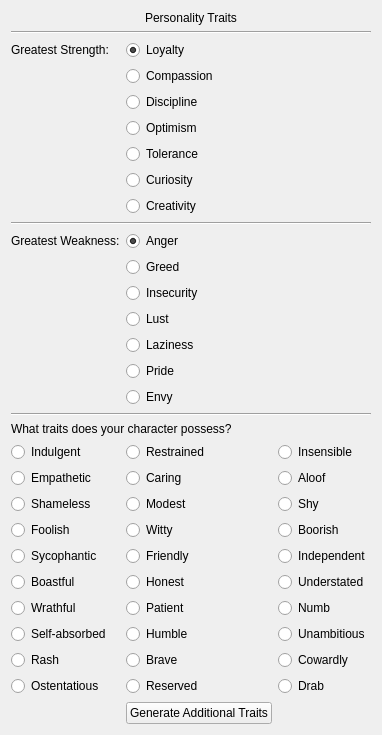
      <widget class="QWidget" name="wave2Page1">
       <layout class="QGridLayout" name="gridLayout_5">
        <item row="1" column="0" colspan="3">
         <widget class="Line" name="line_4">
          <property name="orientation">
           <enum>Qt::Horizontal</enum>
          </property>
         </widget>
        </item>
        <item row="17" column="0" colspan="3">
         <widget class="Line" name="line_5">
          <property name="orientation">
           <enum>Qt::Horizontal</enum>
          </property>
         </widget>
        </item>
        <item row="23" column="0">
         <widget class="QRadioButton" name="radioButton_27">
          <property name="text">
           <string>Sycophantic</string>
          </property>
          <attribute name="buttonGroup">
           <string notr="true">friendGroup</string>
          </attribute>
         </widget>
        </item>
        <item row="23" column="1">
         <widget class="QRadioButton" name="radioButton_25">
          <property name="text">
           <string>Friendly</string>
          </property>
          <attribute name="buttonGroup">
           <string notr="true">friendGroup</string>
          </attribute>
         </widget>
        </item>
        <item row="19" column="2">
         <widget class="QRadioButton" name="radioButton_15">
          <property name="text">
           <string>Insensible</string>
          </property>
          <attribute name="buttonGroup">
           <string notr="true">senseGroup</string>
          </attribute>
         </widget>
        </item>
        <item row="20" column="1">
         <widget class="QRadioButton" name="radioButton_16">
          <property name="text">
           <string>Caring</string>
          </property>
          <attribute name="buttonGroup">
           <string notr="true">careGroup</string>
          </attribute>
         </widget>
        </item>
        <item row="21" column="1">
         <widget class="QRadioButton" name="radioButton_19">
          <property name="text">
           <string>Modest</string>
          </property>
          <attribute name="buttonGroup">
           <string notr="true">modestGroup</string>
          </attribute>
         </widget>
        </item>
        <item row="21" column="2">
         <widget class="QRadioButton" name="radioButton_21">
          <property name="text">
           <string>Shy</string>
          </property>
          <attribute name="buttonGroup">
           <string notr="true">modestGroup</string>
          </attribute>
         </widget>
        </item>
        <item row="20" column="2">
         <widget class="QRadioButton" name="radioButton_17">
          <property name="text">
           <string>Aloof</string>
          </property>
          <attribute name="buttonGroup">
           <string notr="true">careGroup</string>
          </attribute>
         </widget>
        </item>
        <item row="21" column="0">
         <widget class="QRadioButton" name="radioButton_20">
          <property name="text">
           <string>Shameless</string>
          </property>
          <attribute name="buttonGroup">
           <string notr="true">modestGroup</string>
          </attribute>
         </widget>
        </item>
        <item row="22" column="0">
         <widget class="QRadioButton" name="radioButton_24">
          <property name="text">
           <string>Foolish</string>
          </property>
          <attribute name="buttonGroup">
           <string notr="true">witGroup</string>
          </attribute>
         </widget>
        </item>
        <item row="20" column="0">
         <widget class="QRadioButton" name="radioButton_18">
          <property name="text">
           <string>Empathetic</string>
          </property>
          <attribute name="buttonGroup">
           <string notr="true">careGroup</string>
          </attribute>
         </widget>
        </item>
        <item row="22" column="1">
         <widget class="QRadioButton" name="radioButton_22">
          <property name="text">
           <string>Witty</string>
          </property>
          <attribute name="buttonGroup">
           <string notr="true">witGroup</string>
          </attribute>
         </widget>
        </item>
        <item row="22" column="2">
         <widget class="QRadioButton" name="radioButton_23">
          <property name="text">
           <string>Boorish</string>
          </property>
          <attribute name="buttonGroup">
           <string notr="true">witGroup</string>
          </attribute>
         </widget>
        </item>
        <item row="26" column="2">
         <widget class="QRadioButton" name="radioButton_35">
          <property name="text">
           <string>Unambitious</string>
          </property>
          <attribute name="buttonGroup">
           <string notr="true">humbleGroup</string>
          </attribute>
         </widget>
        </item>
        <item row="23" column="2">
         <widget class="QRadioButton" name="radioButton_26">
          <property name="text">
           <string>Independent</string>
          </property>
          <attribute name="buttonGroup">
           <string notr="true">friendGroup</string>
          </attribute>
         </widget>
        </item>
        <item row="27" column="1">
         <widget class="QRadioButton" name="radioButton_37">
          <property name="text">
           <string>Brave</string>
          </property>
          <attribute name="buttonGroup">
           <string notr="true">braveGroup</string>
          </attribute>
         </widget>
        </item>
        <item row="28" column="2">
         <widget class="QRadioButton" name="radioButton_41">
          <property name="text">
           <string>Drab</string>
          </property>
          <attribute name="buttonGroup">
           <string notr="true">moneyGroup</string>
          </attribute>
         </widget>
        </item>
        <item row="25" column="0">
         <widget class="QRadioButton" name="radioButton_33">
          <property name="text">
           <string>Wrathful</string>
          </property>
          <attribute name="buttonGroup">
           <string notr="true">patientGroup</string>
          </attribute>
         </widget>
        </item>
        <item row="28" column="1">
         <widget class="QRadioButton" name="radioButton_40">
          <property name="text">
           <string>Reserved</string>
          </property>
          <attribute name="buttonGroup">
           <string notr="true">moneyGroup</string>
          </attribute>
         </widget>
        </item>
        <item row="25" column="1">
         <widget class="QRadioButton" name="radioButton_31">
          <property name="text">
           <string>Patient</string>
          </property>
          <attribute name="buttonGroup">
           <string notr="true">patientGroup</string>
          </attribute>
         </widget>
        </item>
        <item row="24" column="2">
         <widget class="QRadioButton" name="radioButton_29">
          <property name="text">
           <string>Understated</string>
          </property>
          <attribute name="buttonGroup">
           <string notr="true">honestGroup</string>
          </attribute>
         </widget>
        </item>
        <item row="26" column="0">
         <widget class="QRadioButton" name="radioButton_36">
          <property name="text">
           <string>Self-absorbed</string>
          </property>
          <attribute name="buttonGroup">
           <string notr="true">humbleGroup</string>
          </attribute>
         </widget>
        </item>
        <item row="27" column="0">
         <widget class="QRadioButton" name="radioButton_39">
          <property name="text">
           <string>Rash</string>
          </property>
          <attribute name="buttonGroup">
           <string notr="true">braveGroup</string>
          </attribute>
         </widget>
        </item>
        <item row="25" column="2">
         <widget class="QRadioButton" name="radioButton_32">
          <property name="text">
           <string>Numb</string>
          </property>
          <attribute name="buttonGroup">
           <string notr="true">patientGroup</string>
          </attribute>
         </widget>
        </item>
        <item row="24" column="1">
         <widget class="QRadioButton" name="radioButton_28">
          <property name="text">
           <string>Honest</string>
          </property>
          <attribute name="buttonGroup">
           <string notr="true">honestGroup</string>
          </attribute>
         </widget>
        </item>
        <item row="29" column="1">
         <widget class="QPushButton" name="wave2GenBtn">
          <property name="text">
           <string>Generate Additional Traits</string>
          </property>
         </widget>
        </item>
        <item row="24" column="0">
         <widget class="QRadioButton" name="radioButton_30">
          <property name="text">
           <string>Boastful</string>
          </property>
          <attribute name="buttonGroup">
           <string notr="true">honestGroup</string>
          </attribute>
         </widget>
        </item>
        <item row="26" column="1">
         <widget class="QRadioButton" name="radioButton_34">
          <property name="text">
           <string>Humble</string>
          </property>
          <attribute name="buttonGroup">
           <string notr="true">humbleGroup</string>
          </attribute>
         </widget>
        </item>
        <item row="27" column="2">
         <widget class="QRadioButton" name="radioButton_38">
          <property name="text">
           <string>Cowardly</string>
          </property>
          <attribute name="buttonGroup">
           <string notr="true">braveGroup</string>
          </attribute>
         </widget>
        </item>
        <item row="28" column="0">
         <widget class="QRadioButton" name="radioButton_42">
          <property name="text">
           <string>Ostentatious</string>
          </property>
          <attribute name="buttonGroup">
           <string notr="true">moneyGroup</string>
          </attribute>
         </widget>
        </item>
        <item row="7" column="1" colspan="2">
         <widget class="QRadioButton" name="radioButton_5">
          <property name="text">
           <string>Curiosity</string>
          </property>
          <attribute name="buttonGroup">
           <string notr="true">traitPlusGroup</string>
          </attribute>
         </widget>
        </item>
        <item row="8" column="1" colspan="2">
         <widget class="QRadioButton" name="radioButton_44">
          <property name="text">
           <string>Creativity</string>
          </property>
          <attribute name="buttonGroup">
           <string notr="true">traitPlusGroup</string>
          </attribute>
         </widget>
        </item>
        <item row="10" column="0">
         <widget class="QLabel" name="grtWkLabel">
          <property name="text">
           <string>Greatest Weakness:</string>
          </property>
         </widget>
        </item>
        <item row="10" column="1" colspan="2">
         <widget class="QRadioButton" name="radioButton_6">
          <property name="text">
           <string>Anger</string>
          </property>
          <property name="checked">
           <bool>true</bool>
          </property>
          <attribute name="buttonGroup">
           <string notr="true">traitMinusGroup</string>
          </attribute>
         </widget>
        </item>
        <item row="2" column="1" colspan="2">
         <widget class="QRadioButton" name="radioButton">
          <property name="text">
           <string>Loyalty</string>
          </property>
          <property name="checked">
           <bool>true</bool>
          </property>
          <attribute name="buttonGroup">
           <string notr="true">traitPlusGroup</string>
          </attribute>
         </widget>
        </item>
        <item row="2" column="0">
         <widget class="QLabel" name="grtStrLabel">
          <property name="text">
           <string>Greatest Strength:</string>
          </property>
         </widget>
        </item>
        <item row="3" column="1" colspan="2">
         <widget class="QRadioButton" name="radioButton_2">
          <property name="text">
           <string>Compassion</string>
          </property>
          <attribute name="buttonGroup">
           <string notr="true">traitPlusGroup</string>
          </attribute>
         </widget>
        </item>
        <item row="4" column="1" colspan="2">
         <widget class="QRadioButton" name="radioButton_3">
          <property name="text">
           <string>Discipline</string>
          </property>
          <attribute name="buttonGroup">
           <string notr="true">traitPlusGroup</string>
          </attribute>
         </widget>
        </item>
        <item row="5" column="1" colspan="2">
         <widget class="QRadioButton" name="radioButton_4">
          <property name="text">
           <string>Optimism</string>
          </property>
          <attribute name="buttonGroup">
           <string notr="true">traitPlusGroup</string>
          </attribute>
         </widget>
        </item>
        <item row="6" column="1" colspan="2">
         <widget class="QRadioButton" name="radioButton_11">
          <property name="text">
           <string>Tolerance</string>
          </property>
          <attribute name="buttonGroup">
           <string notr="true">traitPlusGroup</string>
          </attribute>
         </widget>
        </item>
        <item row="12" column="1" colspan="2">
         <widget class="QRadioButton" name="radioButton_8">
          <property name="text">
           <string>Insecurity</string>
          </property>
          <attribute name="buttonGroup">
           <string notr="true">traitMinusGroup</string>
          </attribute>
         </widget>
        </item>
        <item row="18" column="0" colspan="3">
         <widget class="QLabel" name="traitsLabel">
          <property name="text">
           <string>What traits does your character possess?</string>
          </property>
         </widget>
        </item>
        <item row="14" column="1" colspan="2">
         <widget class="QRadioButton" name="radioButton_9">
          <property name="text">
           <string>Laziness</string>
          </property>
          <attribute name="buttonGroup">
           <string notr="true">traitMinusGroup</string>
          </attribute>
         </widget>
        </item>
        <item row="15" column="1" colspan="2">
         <widget class="QRadioButton" name="radioButton_12">
          <property name="text">
           <string>Pride</string>
          </property>
          <attribute name="buttonGroup">
           <string notr="true">traitMinusGroup</string>
          </attribute>
         </widget>
        </item>
        <item row="16" column="1" colspan="2">
         <widget class="QRadioButton" name="radioButton_43">
          <property name="text">
           <string>Envy</string>
          </property>
          <attribute name="buttonGroup">
           <string notr="true">traitMinusGroup</string>
          </attribute>
         </widget>
        </item>
        <item row="19" column="0">
         <widget class="QRadioButton" name="radioButton_13">
          <property name="text">
           <string>Indulgent</string>
          </property>
          <attribute name="buttonGroup">
           <string notr="true">senseGroup</string>
          </attribute>
         </widget>
        </item>
        <item row="19" column="1">
         <widget class="QRadioButton" name="radioButton_14">
          <property name="text">
           <string>Restrained</string>
          </property>
          <attribute name="buttonGroup">
           <string notr="true">senseGroup</string>
          </attribute>
         </widget>
        </item>
        <item row="13" column="1" colspan="2">
         <widget class="QRadioButton" name="radioButton_10">
          <property name="text">
           <string>Lust</string>
          </property>
          <attribute name="buttonGroup">
           <string notr="true">traitMinusGroup</string>
          </attribute>
         </widget>
        </item>
        <item row="11" column="1" colspan="2">
         <widget class="QRadioButton" name="radioButton_7">
          <property name="text">
           <string>Greed</string>
          </property>
          <attribute name="buttonGroup">
           <string notr="true">traitMinusGroup</string>
          </attribute>
         </widget>
        </item>
        <item row="9" column="0" colspan="3">
         <widget class="Line" name="line_8">
          <property name="orientation">
           <enum>Qt::Horizontal</enum>
          </property>
         </widget>
        </item>
        <item row="0" column="0" colspan="3">
         <widget class="QLabel" name="wave2Label">
          <property name="text">
           <string>Personality Traits</string>
          </property>
          <property name="alignment">
           <set>Qt::AlignCenter</set>
          </property>
         </widget>
        </item>
       </layout>
       <zorder>wave2Label</zorder>
       <zorder>grtStrLabel</zorder>
       <zorder>grtWkLabel</zorder>
       <zorder>radioButton</zorder>
       <zorder>radioButton_2</zorder>
       <zorder>radioButton_3</zorder>
       <zorder>radioButton_4</zorder>
       <zorder>radioButton_5</zorder>
       <zorder>radioButton_6</zorder>
       <zorder>radioButton_7</zorder>
       <zorder>radioButton_8</zorder>
       <zorder>radioButton_9</zorder>
       <zorder>radioButton_10</zorder>
       <zorder>radioButton_11</zorder>
       <zorder>radioButton_12</zorder>
       <zorder>traitsLabel</zorder>
       <zorder>radioButton_13</zorder>
       <zorder>radioButton_14</zorder>
       <zorder>radioButton_15</zorder>
       <zorder>horizontalSpacer</zorder>
       <zorder>radioButton_16</zorder>
       <zorder>radioButton_17</zorder>
       <zorder>radioButton_18</zorder>
       <zorder>radioButton_19</zorder>
       <zorder>radioButton_21</zorder>
       <zorder>radioButton_22</zorder>
       <zorder>radioButton_23</zorder>
       <zorder>radioButton_24</zorder>
       <zorder>radioButton_25</zorder>
       <zorder>radioButton_26</zorder>
       <zorder>radioButton_27</zorder>
       <zorder>radioButton_28</zorder>
       <zorder>radioButton_29</zorder>
       <zorder>radioButton_30</zorder>
       <zorder>radioButton_31</zorder>
       <zorder>radioButton_32</zorder>
       <zorder>radioButton_33</zorder>
       <zorder>radioButton_34</zorder>
       <zorder>radioButton_35</zorder>
       <zorder>radioButton_36</zorder>
       <zorder>radioButton_37</zorder>
       <zorder>radioButton_38</zorder>
       <zorder>radioButton_39</zorder>
       <zorder>radioButton_40</zorder>
       <zorder>radioButton_41</zorder>
       <zorder>radioButton_42</zorder>
       <zorder>radioButton_43</zorder>
       <zorder>radioButton_44</zorder>
       <zorder>radioButton_20</zorder>
       <zorder>wave2GenBtn</zorder>
       <zorder>line_4</zorder>
       <zorder>line_5</zorder>
       <zorder>line_8</zorder>
      </widget>
